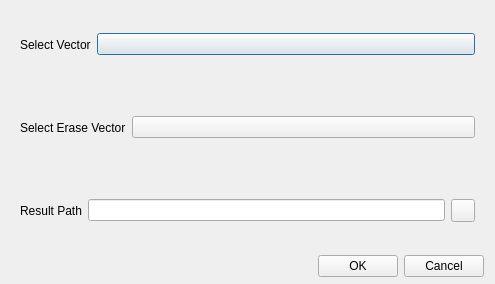
<?xml version="1.0" encoding="UTF-8"?>
<ui version="4.0">
 <class>shpEraseDialog</class>
 <widget class="QDialog" name="shpEraseDialog">
  <property name="geometry">
   <rect>
    <x>0</x>
    <y>0</y>
    <width>495</width>
    <height>284</height>
   </rect>
  </property>
  <property name="windowTitle">
   <string>Vector Erase Parameter Settings</string>
  </property>
  <layout class="QVBoxLayout" name="verticalLayout">
   <property name="spacing">
    <number>6</number>
   </property>
   <property name="topMargin">
    <number>6</number>
   </property>
   <property name="bottomMargin">
    <number>7</number>
   </property>
   <item>
    <widget class="CardWidget" name="CardWidget_4">
     <property name="layoutDirection">
      <enum>Qt::LeftToRight</enum>
     </property>
     <layout class="QHBoxLayout" name="horizontalLayout_5">
      <item>
       <widget class="BodyLabel" name="BodyLabel">
        <property name="text">
         <string>Select Vector</string>
        </property>
       </widget>
      </item>
      <item>
       <widget class="ComboBox" name="selectShpCb">
        <property name="sizePolicy">
         <sizepolicy hsizetype="Expanding" vsizetype="Fixed">
          <horstretch>0</horstretch>
          <verstretch>0</verstretch>
         </sizepolicy>
        </property>
       </widget>
      </item>
     </layout>
    </widget>
   </item>
   <item>
    <widget class="CardWidget" name="CardWidget_2">
     <layout class="QHBoxLayout" name="horizontalLayout_2">
      <item>
       <widget class="BodyLabel" name="BodyLabel_2">
        <property name="text">
         <string>Select Erase Vector</string>
        </property>
       </widget>
      </item>
      <item>
       <widget class="ComboBox" name="selectEraseShpCb">
        <property name="sizePolicy">
         <sizepolicy hsizetype="Expanding" vsizetype="Fixed">
          <horstretch>0</horstretch>
          <verstretch>0</verstretch>
         </sizepolicy>
        </property>
       </widget>
      </item>
     </layout>
    </widget>
   </item>
   <item>
    <widget class="CardWidget" name="CardWidget">
     <property name="layoutDirection">
      <enum>Qt::LeftToRight</enum>
     </property>
     <layout class="QHBoxLayout" name="horizontalLayout">
      <item>
       <widget class="BodyLabel" name="BodyLabel_4">
        <property name="text">
         <string>Result Path</string>
        </property>
       </widget>
      </item>
      <item>
       <widget class="LineEdit" name="resLE">
        <property name="readOnly">
         <bool>true</bool>
        </property>
       </widget>
      </item>
      <item>
       <widget class="ToolButton" name="selectSaveFilePB"/>
      </item>
     </layout>
    </widget>
   </item>
   <item>
    <layout class="QHBoxLayout" name="horizontalLayout_3">
     <item>
      <spacer name="horizontalSpacer">
       <property name="orientation">
        <enum>Qt::Horizontal</enum>
       </property>
       <property name="sizeHint" stdset="0">
        <size>
         <width>40</width>
         <height>20</height>
        </size>
       </property>
      </spacer>
     </item>
     <item>
      <widget class="PushButton" name="runPB">
       <property name="text">
        <string>OK</string>
       </property>
      </widget>
     </item>
     <item>
      <widget class="PushButton" name="cancelPB">
       <property name="text">
        <string>Cancel</string>
       </property>
      </widget>
     </item>
    </layout>
   </item>
  </layout>
 </widget>
 <customwidgets>
  <customwidget>
   <class>ComboBox</class>
   <extends>QPushButton</extends>
   <header>qfluentwidgets</header>
  </customwidget>
  <customwidget>
   <class>PushButton</class>
   <extends>QPushButton</extends>
   <header>qfluentwidgets</header>
  </customwidget>
  <customwidget>
   <class>ToolButton</class>
   <extends>QToolButton</extends>
   <header>qfluentwidgets</header>
  </customwidget>
  <customwidget>
   <class>CardWidget</class>
   <extends>QFrame</extends>
   <header>qfluentwidgets</header>
   <container>1</container>
  </customwidget>
  <customwidget>
   <class>BodyLabel</class>
   <extends>QLabel</extends>
   <header>qfluentwidgets</header>
  </customwidget>
  <customwidget>
   <class>LineEdit</class>
   <extends>QLineEdit</extends>
   <header>qfluentwidgets</header>
  </customwidget>
 </customwidgets>
 <resources>
  <include location="../../yoyirs.qrc"/>
 </resources>
 <connections/>
</ui>
